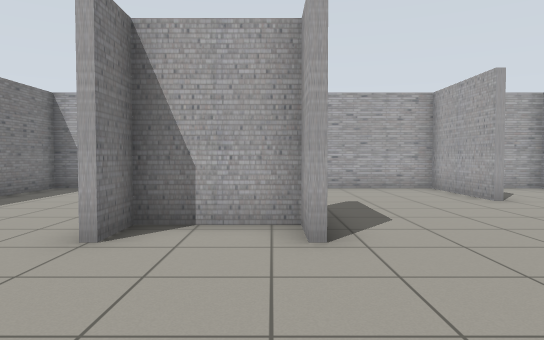
view 1 (above)

17 first-person views from a walk through a world built for the Gazebo simulator. The camera is 0.94 m above the floor, tilts 2° down and sees 70° across. The floor is counted in squares, 1 m on a side. Each view is taken from the middle of a square. On the plan, view 1 faces up. The plan holds only what a view shows up to about 13 squares ahead; the rest is blank.

view 2
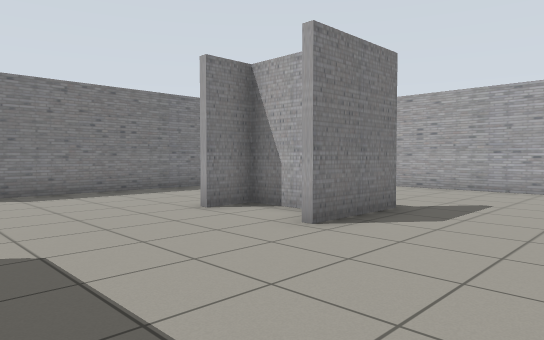

view 3
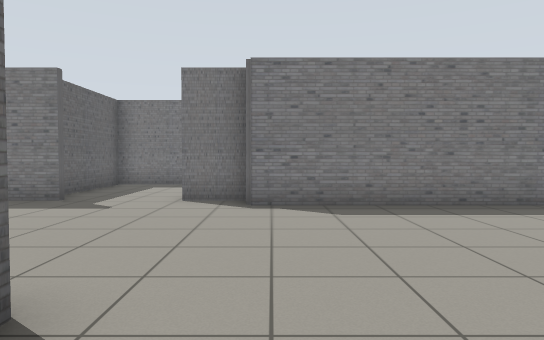

view 4
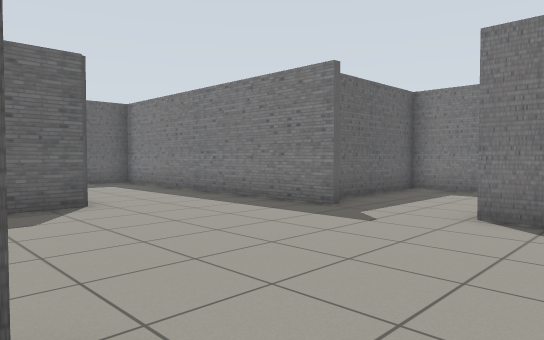

view 5
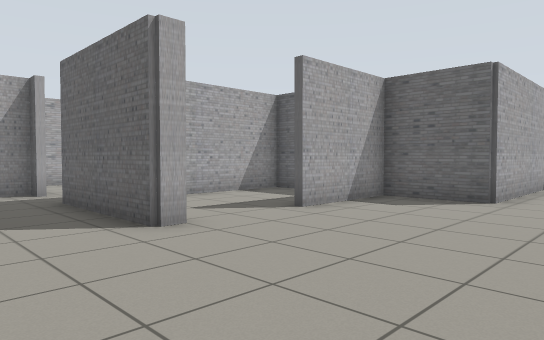

view 6
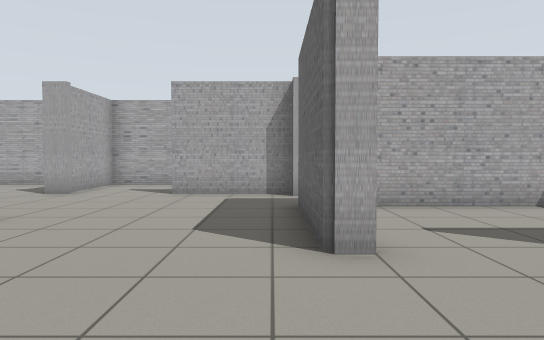

view 7
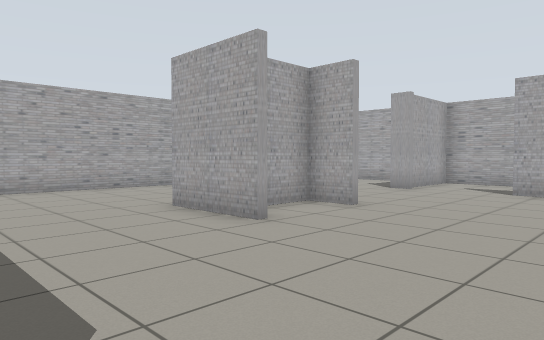

view 8
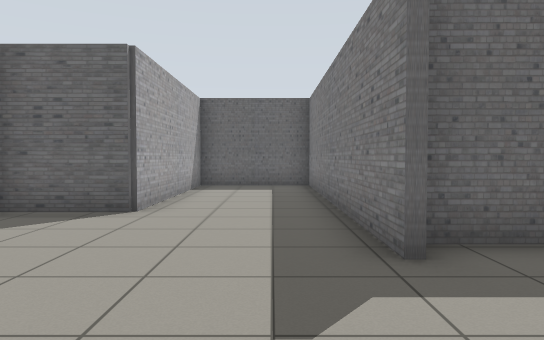

view 9
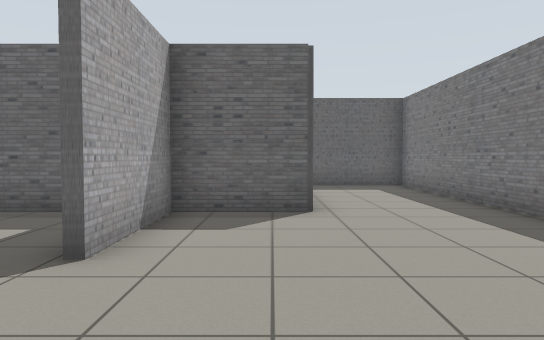

view 10
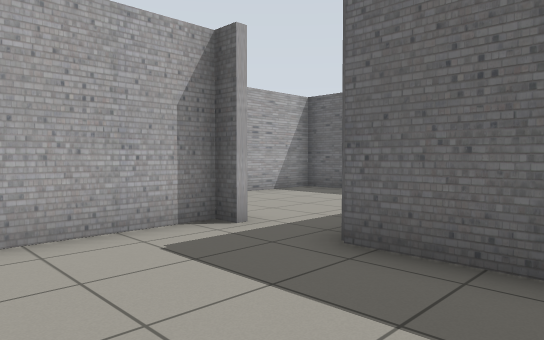

view 11
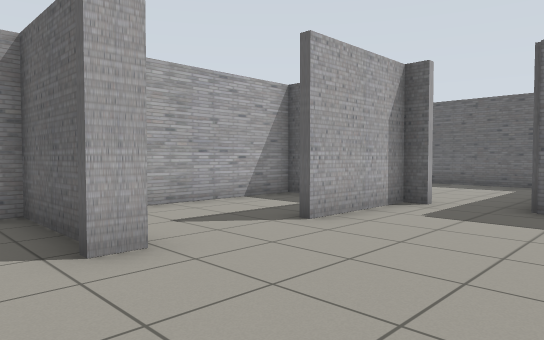

view 12
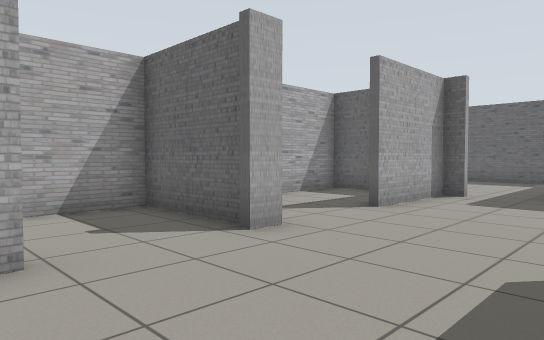

view 13
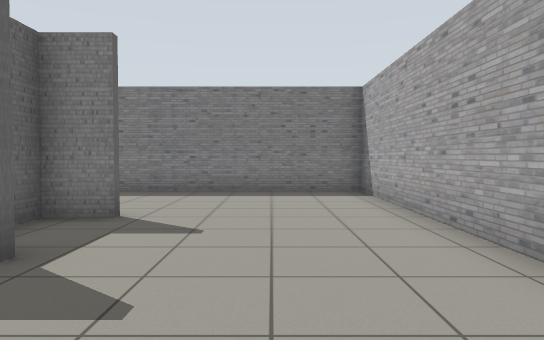

view 14
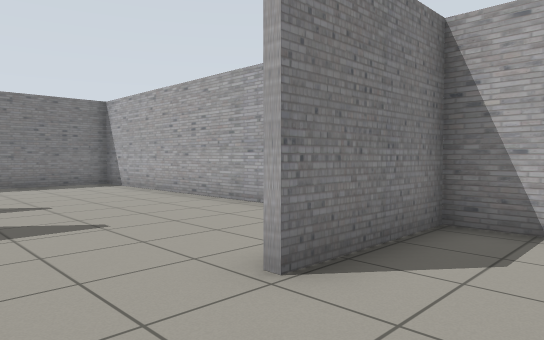

view 15
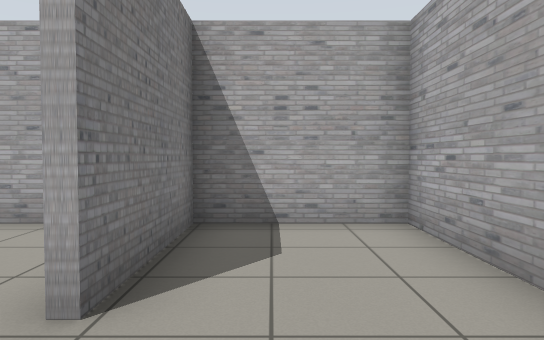

view 16
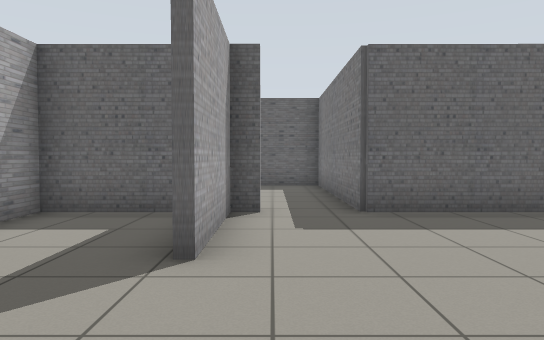

view 17
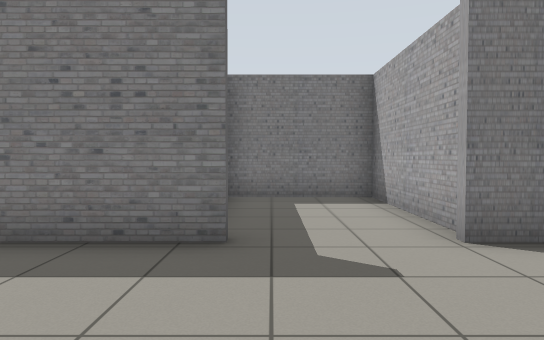

### Floor plan
Points are (right, up) in squares from view 1. A wall is a line through its corners. A room is listed if a view was taken in it or the views show most of it. See-through windows are left out.
Room 1 (views 1, 2, 3, 4, 5, 6, 7, 8, 9, 10, 11, 12, 13, 14, 15, 16, 17)
walls: (-2.1, 4.1) (-2.1, 6.6); (0.4, 4.1) (0.4, 5.3) (-1.9, 5.3) (-1.9, 4.1); (-1.9, 6.6) (-1.9, 5.5) (-1.1, 5.5); (-1.3, -1.1) (-1.3, -0.5) (2.5, -0.5); (0.6, 6.6) (0.6, 4.1); (-7.2, 0.5) (-7.2, -1); (-7.8, -0.7) (-11.9, -0.7) (-11.9, -4.1) (-7.6, -4.1); (4.7, 5) (4.7, 5.8); (4.1, -0.5) (4.7, -0.5) (4.7, 2.5); (5.1, 5.5) (8, 5.5); (-7.2, -3.4) (-7.2, -12.5) (-3.7, -12.5) (-3.7, -6.5) (-1.3, -6.5) (-1.3, -3.5); (4.7, 8.1) (4.7, 11.4) (-6.4, 11.4) (-6.4, 0.5); (7.9, 5) (7.9, 11.4) (4.9, 11.4) (4.9, 8.1)
ways out: opening at (3.5, -1) to room 2; opening at (-1, -2.5) to room 3; opening at (5, 3.5) to room 4
Room 2 (no view inside)
walls: (7.9, -2.2) (7.9, -1.6); (2.5, -0.5) (2.5, -6.5) (7.9, -6.5) (7.9, -3.9)
ways out: opening at (3.5, -1) to room 1
Room 3 (no view inside)
walls: (0.5, -6.5) (2.3, -6.5) (2.3, -1.9)
ways out: opening at (-1, -2.5) to room 1
Room 4 (no view inside)
walls: (5.6, -0.5) (7.9, -0.5) (7.9, 5); (8, 5.3) (5.2, 5.3)
ways out: opening at (5, 3.5) to room 1

Where each view was taken, in squares from view 1:
view 1: 0 up, 0 right, facing up
view 2: 0 up, 4 right, facing up-left
view 3: 1 up, 1 right, facing left
view 4: 1 up, 1 left, facing down-left
view 5: 2 up, 6 left, facing down-right
view 6: 0 up, 5 left, facing right
view 7: 0 up, 6 left, facing up-right
view 8: 0 up, 6 left, facing down
view 9: 0 up, 3 left, facing down
view 10: 3 up, 0 right, facing down-right
view 11: 7 up, 1 right, facing down-right
view 12: 9 up, 1 right, facing down-right
view 13: 9 up, 4 right, facing left
view 14: 6 up, 7 right, facing up-left
view 15: 6 up, 6 right, facing up
view 16: 6 up, 4 right, facing down
view 17: 3 down, 3 left, facing left
